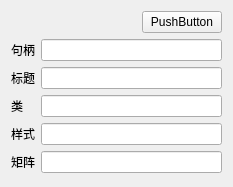
<?xml version="1.0" encoding="UTF-8"?>
<ui version="4.0">
 <class>QtGetWindowInfoClass</class>
 <widget class="QWidget" name="QtGetWindowInfoClass">
  <property name="geometry">
   <rect>
    <x>0</x>
    <y>0</y>
    <width>233</width>
    <height>187</height>
   </rect>
  </property>
  <property name="windowTitle">
   <string>QtGetWindowInfo</string>
  </property>
  <layout class="QGridLayout" name="gridLayout_2">
   <item row="3" column="0">
    <widget class="QLabel" name="label_3">
     <property name="text">
      <string>类</string>
     </property>
    </widget>
   </item>
   <item row="4" column="0">
    <widget class="QLabel" name="label_4">
     <property name="text">
      <string>样式</string>
     </property>
    </widget>
   </item>
   <item row="1" column="0">
    <widget class="QLabel" name="label">
     <property name="text">
      <string>句柄</string>
     </property>
    </widget>
   </item>
   <item row="2" column="0">
    <widget class="QLabel" name="label_2">
     <property name="text">
      <string>标题</string>
     </property>
    </widget>
   </item>
   <item row="5" column="0">
    <widget class="QLabel" name="label_5">
     <property name="text">
      <string>矩阵</string>
     </property>
    </widget>
   </item>
   <item row="1" column="1">
    <widget class="QLineEdit" name="lineEdit_windowHwnd"/>
   </item>
   <item row="0" column="0" colspan="2">
    <layout class="QHBoxLayout" name="horizontalLayout">
     <item>
      <spacer name="horizontalSpacer">
       <property name="orientation">
        <enum>Qt::Horizontal</enum>
       </property>
       <property name="sizeHint" stdset="0">
        <size>
         <width>40</width>
         <height>20</height>
        </size>
       </property>
      </spacer>
     </item>
     <item>
      <widget class="QPushButton" name="pushButton">
       <property name="text">
        <string>PushButton</string>
       </property>
       <property name="checkable">
        <bool>true</bool>
       </property>
      </widget>
     </item>
    </layout>
   </item>
   <item row="2" column="1">
    <widget class="QLineEdit" name="lineEdit_windowTitle"/>
   </item>
   <item row="3" column="1">
    <widget class="QLineEdit" name="lineEdit_windowClass"/>
   </item>
   <item row="4" column="1">
    <widget class="QLineEdit" name="lineEdit_windowStyle"/>
   </item>
   <item row="5" column="1">
    <widget class="QLineEdit" name="lineEdit_windowRect"/>
   </item>
  </layout>
 </widget>
 <layoutdefault spacing="6" margin="11"/>
 <resources>
  <include location="QtComposeResultCalculator.qrc"/>
 </resources>
 <connections/>
</ui>
